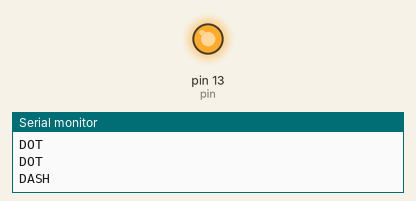
A sketch run on a simulated Arduino Uno, built with avr-gcc and run on an emulated ATmega328P. Shown: output pins drawn as LEDs (lit = HIGH), the last lines printed to the serial monitor.

Above: at 2.0 s.
At 8.1 s:
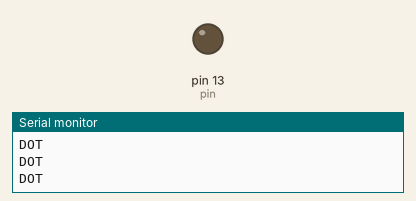
Timing chart, 0 to 12.7 s (numbered marks = the images above):
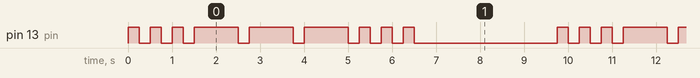

The sketch:

Morse.ino
```cpp
int pin = 13;

void setup()
{
  Serial.begin(9600);
  pinMode(pin, OUTPUT);
}

void loop()
{
  dot(); dot(); dot();
  dash(); dash(); dash();
  dot(); dot(); dot();
  delay(3000);
}

void dot()
{
  Serial.println("DOT");
  digitalWrite(pin, HIGH);
  delay(250);
  digitalWrite(pin, LOW);
  delay(250);
}

void dash()
{
  Serial.println("DASH");
  digitalWrite(pin, HIGH);
  delay(1000);
  digitalWrite(pin, LOW);
  delay(250);
}
```

Measured:
- by itself, pin 13 (pin): repeats every 9.8 s: 2 × (LOW 0.25 s, HIGH 0.25 s), 3 × (LOW 0.25 s, HIGH 1.0 s), 3 × (LOW 0.25 s, HIGH 0.25 s), LOW 3.3 s, HIGH 0.25 s
- by itself, everything shown: repeats every 9.8 s, in 18 steps
